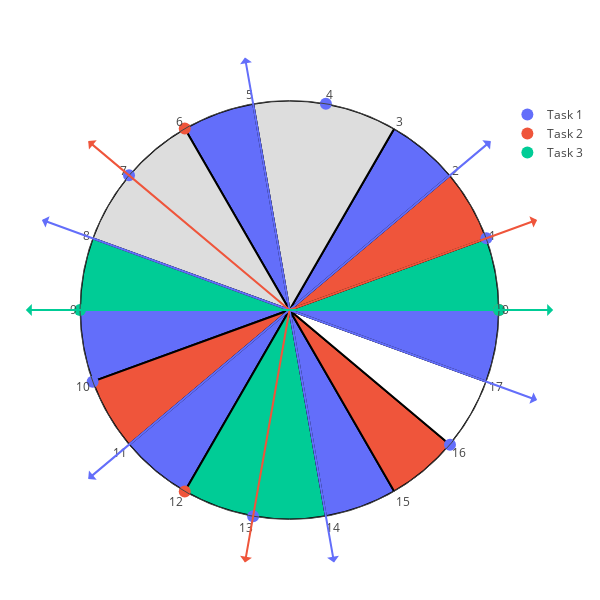

This figure's notebook cell:
### Code cell
plot_polar(tasks, df_traces, 600, output_dir=output_dir)

### Figure 1 — Plotly figure (JSON) as saved in the notebook; plotly's stock layout.template omitted (floating-point values rounded to 4 significant figures)
{"data": [{"marker": {"color": "#636EFA", "size": 12, "symbol": "circle"}, "mode": "markers", "name": "Task 1", "r": [100, 100, 100, 100, 100, 100], "showlegend": true, "theta": [80, 140, 200, 260, 320, 380], "type": "scatterpolar"}, {"marker": {"color": "#EF553B", "size": 12, "symbol": "circle"}, "mode": "markers", "name": "Task 2", "r": [100, 100, 100], "showlegend": true, "theta": [120, 240, 360], "type": "scatterpolar"}, {"marker": {"color": "#00CC96", "size": 12, "symbol": "circle"}, "mode": "markers", "name": "Task 3", "r": [100, 100], "showlegend": true, "theta": [180, 360], "type": "scatterpolar"}, {"base": 0, "marker": {"color": "#00CC96", "line": {"color": "black", "width": 2}}, "opacity": 1, "r": [100], "showlegend": false, "theta": [10], "type": "barpolar", "width": [20]}, {"base": 0, "marker": {"color": "#EF553B", "line": {"color": "black", "width": 2}}, "opacity": 1, "r": [100], "showlegend": false, "theta": [30], "type": "barpolar", "width": [20]}, {"base": 0, "marker": {"color": "#636EFA", "line": {"color": "black", "width": 2}}, "opacity": 1, "r": [100], "showlegend": false, "theta": [50], "type": "barpolar", "width": [20]}, {"base": 0, "marker": {"color": "#DDDDDD", "line": {"color": "black", "width": 2}}, "opacity": 1, "r": [100], "showlegend": false, "theta": [80], "type": "barpolar", "width": [40]}, {"base": 0, "marker": {"color": "#636EFA", "line": {"color": "black", "width": 2}}, "opacity": 1, "r": [100], "showlegend": false, "theta": [110], "type": "barpolar", "width": [20]}, {"base": 0, "marker": {"color": "#DDDDDD", "line": {"color": "black", "width": 2}}, "opacity": 1, "r": [100], "showlegend": false, "theta": [140], "type": "barpolar", "width": [40]}, {"base": 0, "marker": {"color": "#00CC96", "line": {"color": "black", "width": 2}}, "opacity": 1, "r": [100], "showlegend": false, "theta": [170], "type": "barpolar", "width": [20]}, {"base": 0, "marker": {"color": "#636EFA", "line": {"color": "black", "width": 2}}, "opacity": 1, "r": [100], "showlegend": false, "theta": [190], "type": "barpolar", "width": [20]}, {"base": 0, "marker": {"color": "#EF553B", "line": {"color": "black", "width": 2}}, "opacity": 1, "r": [100], "showlegend": false, "theta": [210], "type": "barpolar", "width": [20]}, {"base": 0, "marker": {"color": "#636EFA", "line": {"color": "black", "width": 2}}, "opacity": 1, "r": [100], "showlegend": false, "theta": [230], "type": "barpolar", "width": [20]}, {"base": 0, "marker": {"color": "#00CC96", "line": {"color": "black", "width": 2}}, "opacity": 1, "r": [100], "showlegend": false, "theta": [260], "type": "barpolar", "width": [40]}, {"base": 0, "marker": {"color": "#636EFA", "line": {"color": "black", "width": 2}}, "opacity": 1, "r": [100], "showlegend": false, "theta": [290], "type": "barpolar", "width": [20]}, {"base": 0, "marker": {"color": "#EF553B", "line": {"color": "black", "width": 2}}, "opacity": 1, "r": [100], "showlegend": false, "theta": [310], "type": "barpolar", "width": [20]}, {"base": 0, "marker": {"color": "white", "line": {"color": "black", "width": 2}}, "opacity": 1, "r": [100], "showlegend": false, "theta": [330], "type": "barpolar", "width": [20]}, {"base": 0, "marker": {"color": "#636EFA", "line": {"color": "black", "width": 2}}, "opacity": 1, "r": [100], "showlegend": false, "theta": [350], "type": "barpolar", "width": [20]}], "layout": {"annotations": [{"arrowcolor": "#636EFA", "arrowhead": 2, "arrowside": "start", "arrowwidth": 2, "ax": 204.3, "ay": -171.4, "x": 0.5, "y": 0.5}, {"arrowcolor": "#636EFA", "arrowhead": 2, "arrowside": "start", "arrowwidth": 2, "ax": -46.31, "ay": -262.6, "x": 0.5, "y": 0.5}, {"arrowcolor": "#636EFA", "arrowhead": 2, "arrowside": "start", "arrowwidth": 2, "ax": -250.6, "ay": -91.21, "x": 0.5, "y": 0.5}, {"arrowcolor": "#636EFA", "arrowhead": 2, "arrowside": "start", "arrowwidth": 2, "ax": -204.3, "ay": 171.4, "x": 0.5, "y": 0.5}, {"arrowcolor": "#636EFA", "arrowhead": 2, "arrowside": "start", "arrowwidth": 2, "ax": 46.31, "ay": 262.6, "x": 0.5, "y": 0.5}, {"arrowcolor": "#636EFA", "arrowhead": 2, "arrowside": "start", "arrowwidth": 2, "ax": 250.6, "ay": 91.21, "x": 0.5, "y": 0.5}, {"arrowcolor": "#EF553B", "arrowhead": 2, "arrowside": "start", "arrowwidth": 2, "ax": 250.6, "ay": -91.21, "x": 0.5, "y": 0.5}, {"arrowcolor": "#EF553B", "arrowhead": 2, "arrowside": "start", "arrowwidth": 2, "ax": -204.3, "ay": -171.4, "x": 0.5, "y": 0.5}, {"arrowcolor": "#EF553B", "arrowhead": 2, "arrowside": "start", "arrowwidth": 2, "ax": -46.31, "ay": 262.6, "x": 0.5, "y": 0.5}, {"arrowcolor": "#00CC96", "arrowhead": 2, "arrowside": "start", "arrowwidth": 2, "ax": 266.7, "ay": 0, "x": 0.5, "y": 0.5}, {"arrowcolor": "#00CC96", "arrowhead": 2, "arrowside": "start", "arrowwidth": 2, "ax": -266.7, "ay": -3.266e-14, "x": 0.5, "y": 0.5}], "autosize": false, "height": 600, "polar": {"angularaxis": {"tickmode": "array", "ticks": "", "ticktext": [0, 1, 2, 3, 4, 5, 6, 7, 8, 9, 10, 11, 12, 13, 14, 15, 16, 17], "tickvals": [0, 20, 40, 60, 80, 100, 120, 140, 160, 180, 200, 220, 240, 260, 280, 300, 320, 340]}, "radialaxis": {"range": [0, 100], "showticklabels": false, "ticks": ""}}, "width": 600}}
